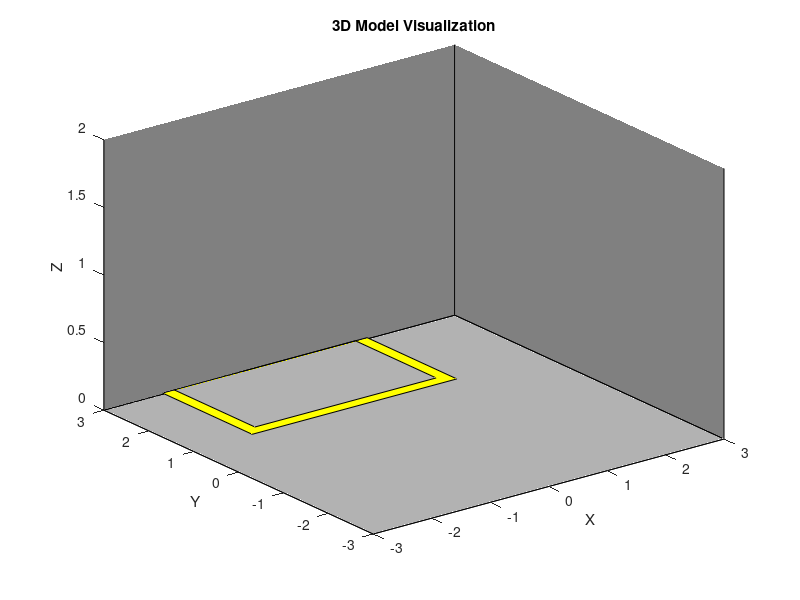

Write the MATLAB code that produced this figure. (Note: this script raises an error after producing the figure.)
function environmentTest()
    close all;
    clc;

     % Create a figure for visualization

        
    figure;
    hold on;
    title('3D Model Visualization');
    %camlight 
    xlabel('X');
    ylabel('Y');
    zlabel('Z');
    view(3);
    axis([-3, 3, -3, 3, 0, 2]); % Set axis limits to match your robot's workspace
    wall1 = patch([-3, 3, 3, -3], [3, 3, 3, 3],[0, 0, 3, 3],[0.5, 0.5, 0.5]);
    wall2 = patch([3, 3, 3, 3], [-3, 3, 3, -3],[0, 0, 3, 3],[0.5, 0.5, 0.5]);


    floor = patch([-3, 3, 3, -3], [-3, -3, 3, 3], [0.7, 0.7, 0.7]);
   
    cautionLine = patch([-2, 1.5, 1.5, -2], [1, 1, 3, 3],[0.01, 0.0099, 0.0099, 0.0099], [1, 1, 0]);
    cautionLine2 = patch([-1.8, 1.3, 1.3, -1.8], [1.2, 1.2, 3, 3],[0.01, 0.01, 0.01, 0.01],[0.7, 0.7, 0.7]);
    
    

    %      scenario = robotScenario(UpdateRate=10);
    % addMesh(scenario,"Plane",Position=[0 0 0],Size=[4 4],Color=[0.7 0.7 0.7]);
    % show3D(scenario)

  

%EdgeColor;

    



    %% emergency stop button 
   plyfilename1 = 'emergencyStopWallMounted.ply';
   transformationMatrix1 = transl([2, 2, 1]) * trotx(0) * troty(0) * trotz(0);
   modelObject(plyfilename1,transformationMatrix1);

%% table

%Error using fread
%Invalid precision.
   % plyfilename2 = 'tableBrown2.1x1.4x0.5m.ply';
   % transformationMatrix2 = transl([0, 0, 0.5]) * trotx(0) * troty(0) * trotz(pi);
   % modelObject(plyfilename2,transformationMatrix2);
  
%% fire extinguisher
    plyfilename3 = 'fireExtinguisher.ply';
    transformationMatrix3 = transl([2.5, 1.9, 0.5]) * trotx(0) * troty(0) * trotz(pi/2);
    modelObject(plyfilename3,transformationMatrix3);

%% Lab Supervosr
    plyfilename4 = 'labsupervisor.ply';
    transformationMatrix4 = transl([2.5, 0, 0]) * trotx(0) * troty(0) * trotz(pi);
    modelObject(plyfilename4,transformationMatrix4);

% %% barrier
%     plyfilename5 = 'barrier.ply';
%     transformationMatrix5 = transl([1.5, 0, 0]) * trotx(0) * troty(0) * trotz(0);
%     modelObject(plyfilename5,transformationMatrix5);

% 
% %% long barrier
%     plyfilename6 = 'longbarrier.ply';
%     transformationMatrix6 = transl([-0.3, -1, 0]) * trotx(0) * troty(0) * trotz(-pi/2);
%     modelObject(plyfilename6,transformationMatrix6);

%         %% bookcase
% plyfilename8 = 'bookcaseTwoShelves0.5x0.2x0.5m.ply';
% transformationMatrix8 = transl([-0.3, 1.7, 0]) * trotx(0) * troty(0) * trotz(0);
% modelObject(plyfilename8,transformationMatrix8);

%             %% chair
% plyfilename9= 'chair.ply';
% transformationMatrix9 = transl([2.5, -1.5, 0]) * trotx(pi/2) * troty(-pi/2) * trotz(0);
% modelObject(plyfilename9,transformationMatrix9);
% 

%     %% PERSON
% plyfilename10 = 'personMaleCasual.ply';
% transformationMatrix10 = transl([1, -1.7, 0]) * trotx(0) * troty(0) * trotz((3*pi)/4);
% modelObject(plyfilename10,transformationMatrix10);
% 


% 
% PlaceObject('tablenewnew.ply',[-1, 1, 0]);

% PlaceObject('tableNewNew_part1.ply')


% 
% plyfilename11 = 'tableNewNew_part1.ply';
% transformationMatrix11 = transl([2, 2, 0]) * trotx(0) * troty(0) * trotz((3*pi)/4);
% modelObject(plyfilename11,transformationMatrix11);
% 
% 
% plyfilename12 = 'tableNewNew_part2.ply';
% transformationMatrix12 = transl([2, 2, 0]) * trotx(0) * troty(0) * trotz((3*pi)/4);
% modelObject(plyfilename12,transformationMatrix12);
% 
% 
% plyfilename13 = 'tableNewNew_part3.ply';
% transformationMatrix13 = transl([2, 2, 0]) * trotx(0) * troty(0) * trotz((3*pi)/4);
% modelObject(plyfilename13,transformationMatrix13);
% 
% 
% plyfilename14 = 'tableNewNew_part4.ply';
% transformationMatrix14 = transl([2, 2, 0]) * trotx(0) * troty(0) * trotz((3*pi)/4);
% modelObject(plyfilename14,transformationMatrix14);
% 
% plyfilename14 = 'tableNewNew_part4.ply';
% transformationMatrix14 = transl([2, 2, 0]) * trotx(0) * troty(0) * trotz((3*pi)/4);
% placeObject(plyfilename14,transformationMatrix14);
% 
% 
% placeObject 

% 
plyfilename15 = 'tableWorkspace.ply';
transformationMatrix15 = transl([1, 1.68, 0]) * trotx(0) * troty(0) * trotz(pi);
modelObject(plyfilename15,transformationMatrix15);

% figure 


plyfilename11 = 'painted5cbox.ply';
transformationMatrix11 = transl([-1, 2.15, 1.02]) * trotx(0) * troty(0) * trotz(pi/2);
modelObject(plyfilename11,transformationMatrix11);

plyfilename12 = 'painted_ten_cent_coin_box.ply';
transformationMatrix12 = transl([-1, 2.30, 1.02]) * trotx(0) * troty(0) * trotz(pi/2); 
modelObject(plyfilename12,transformationMatrix12);

% plyfilename13 = 'paintedten_cent_box_ply.ply';
% transformationMatrix13 = ;
% modelObject(plyfilename13,transformationMatrix13);
% 
plyfilename14 = "painted_twenty_cent_coin_box.ply";
transformationMatrix14 = transl([-0.80, 2.57, 1.02]) * trotx(0) * troty(0) * trotz(pi/2);
modelObject(plyfilename14,transformationMatrix14);
% 
plyfilename15 = "painted_one_dollar_coin_box.ply";
transformationMatrix15 = transl([0.2, 2.2, 1.01]) * trotx(0) * troty(0) * trotz(0);
modelObject(plyfilename15,transformationMatrix15);
% 
plyfilename16 = "painted_two_dollar_coin_box.ply";
transformationMatrix16 = transl([0.2, 2.35, 1.01]) * trotx(0) * troty(0) * trotz(pi/2);
modelObject(plyfilename16,transformationMatrix16);


%lighting edgelighting
%lighting gouraud 
%FaceLighting 
    function modelObject(plyfilename, transformationMatrix)
            [f, v, data] = plyread(plyfilename, 'tri'); %, ReadColor,'true'
            vertexColours = [data.vertex.red, data.vertex.green, data.vertex.blue] / 255;
            v_transformed = (transformationMatrix(1:3, 1:3) * v' + transformationMatrix(1:3, 4))';
            trisurf(f, v_transformed(:, 1), v_transformed(:, 2), v_transformed(:, 3), ...
        'FaceVertexCData', vertexColours, 'EdgeColor', 'interp', 'EdgeLighting', 'flat');        
    end
end






